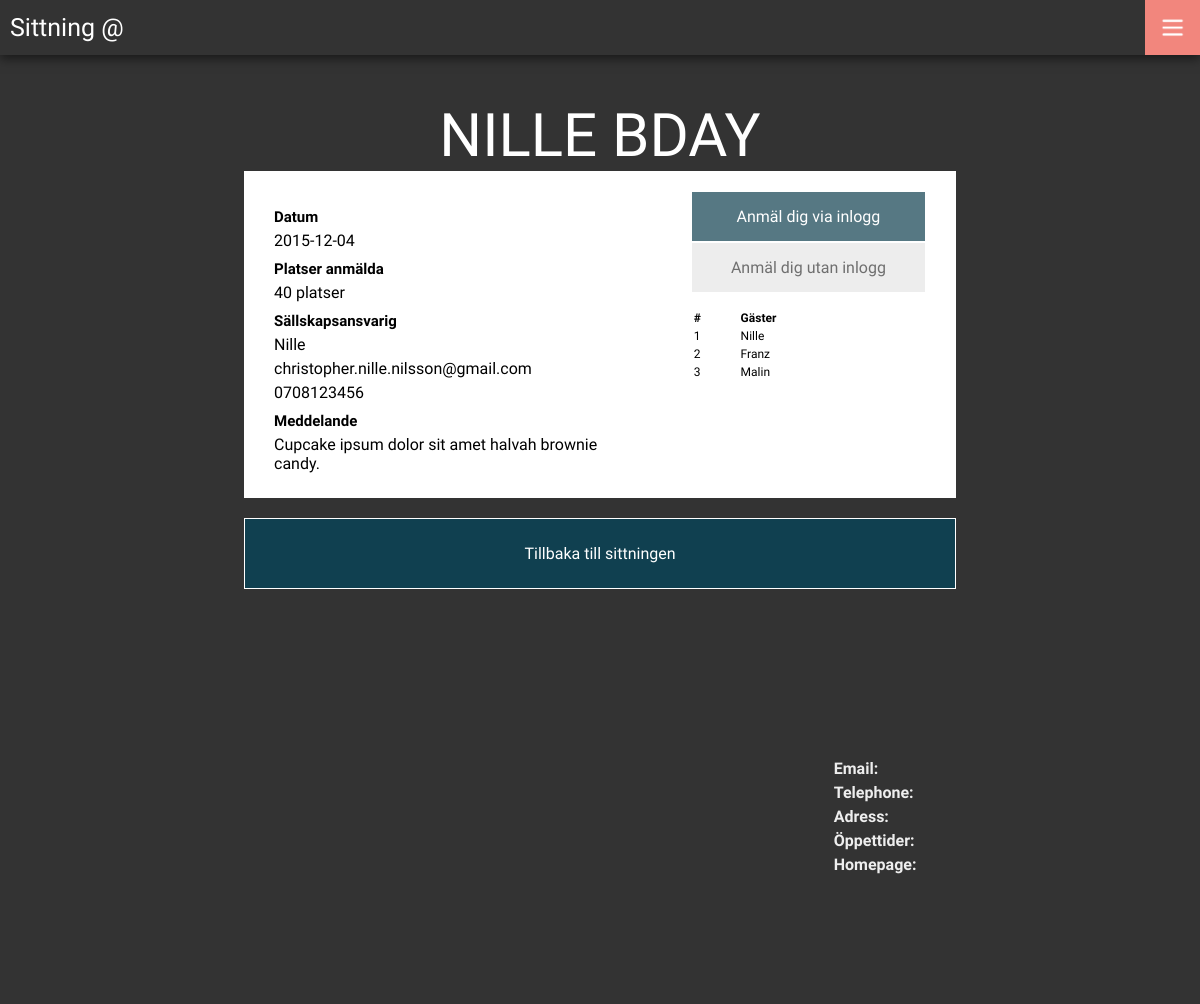
Screenshot of /party.php?partyKey=aoeu with the database file from the repository.
### tables this page shows
create table party (
	id  			integer auto_increment,
	name    		varchar(30),
	partyType		varchar(20),
	sittId			integer NOT NULL,
	interest    	integer,
	message     	text,
	urlkey			varchar(10) NOT NULL,
	active			tinyint(1) DEFAULT 1,
	primary key(id),
	foreign key(partyType) references partytype(partyType) ON UPDATE CASCADE,
	foreign key(sittId) references sitting(id)
);

create table sitting (
	id 				    integer auto_increment,
	sittDate		   	date not null,
	appetiser   		varchar(50),
	main       			varchar(50),
	desert	    		varchar(50),
	active				tinyint(1) DEFAULT 1,
	resName				varchar(30),
  spotsTaken     integer DEFAULT 0,
  open          tinyint(1) DEFAULT 1,
	primary key(id),
	foreign key(resName) references restaurant(name) ON UPDATE CASCADE
);

create table partyparticipant (
    partyId		    	integer,
    participantId		integer,
    participantPayed   	varchar(30),
    primary key (partyId,participantId),
    foreign key (partyId) references party(id),
    foreign key (participantId) references participant(id),
    foreign key (participantPayed) references paystatus(status)
);

create table participant (
    id              integer auto_increment,
    name            varchar(30),
    other           varchar(50),
    loginaccount    integer NULL,
    active          tinyint(1) DEFAULT 1,
    primary key (id),
    foreign key (loginaccount) references loginaccount(id)
);

### database/dbHandler.php (called while the page is built, shortened)
<?php
	require_once 'database.php';
	require_once 'dataConverter.php';
	class DatabaseHandler extends DataConverter {
		private $db;
		public function __construct() {
			$this->db = new Database(DB_SERVER, DB_USERNAME, DB_PASSWORD, DB_DATABASE);
		}
		public function connect(){
			$this->db->openConnection();
		}
		public function disconnect(){
			$this->db->closeConnection();
		}
		public function getSitting($sittId) {
			$sql = "SELECT * FROM sitting WHERE id=?";
			$result = $this->db->executeQuery($sql, array($sittId));
			return $this->createSittingObject($result[0]);
		}
		public function getPartyFromKey($partyKey) {
			$sql = "SELECT * FROM party WHERE urlkey=? and active=1";
			$result = $this->db->executeQuery($sql, array($partyKey));
			return $this->createPartyObject($result[0]);
		}
		public function getCreator($partyId) {
			$sql = "SELECT p.id, p.name, p.email, p.telephone FROM partycreator as pc JOIN participantlogin as p ON p.id=pc.participantId WHERE pc.partyId=?";
			$result = $this->db->executeQuery($sql, array($partyId));
			return $result[0];
		}
		public function getPartyParticipant($partyId) {
			$sql = "SELECT p.id, p.name, pp.participantPayed FROM partyparticipant as pp JOIN participant as p ON p.id=pp.participantId WHERE pp.partyId=?";
			$result = $this->db->executeQuery($sql, array($partyId));
			return $this->createGuestList($result);
		}
		public function isParticipating($partyId, $participantId) {
			$sql = "SELECT * FROM partyparticipant WHERE partyId=? AND participantId=?";
			$result = $this->db->executeQuery($sql, array($partyId, $participantId));
			return count($result) == 1;
		}
	}
?>

### database/database.php (called while the page is built, shortened)
<?php
class Database {
  private $host;
  private $userName;
  private $password;
  private $database;
  private $conn;
  public function __construct($host, $userName, $password, $database) {
    $this->host = $host;
    $this->userName = $userName;
    $this->password = $password;
    $this->database = $database;
  }
  public function openConnection() {
    try {
      $this->conn = new PDO("mysql:host=$this->host;dbname=$this->database",
        $this->userName,  $this->password,
        array(PDO::MYSQL_ATTR_INIT_COMMAND => "SET NAMES utf8"));
      $this->conn->setAttribute(PDO::ATTR_ERRMODE, PDO::ERRMODE_EXCEPTION);
    } catch (PDOException $e) {
      $error = "Connection error: " . $e->getMessage();
      print $error . "<p>";
      unset($this->conn);
      return false;
    }
    return true;
  }
  public function closeConnection() {
    $this->conn = null;
  }
  public function isConnected() {
    return isset($this->conn);
  }
  public function executeQuery($query, $param = null) {
    try {
      $stmt = $this->conn->prepare($query);
      $stmt->execute($param);
      $result = $stmt->fetchAll();
    } catch (PDOException $e) {
      $error = "*** Internal error: " . $e->getMessage() . "<p>" . $query;
      die($error);
    }
    return $result;
  }
}
?>

### database/dataConverter.php (called while the page is built, shortened)
<?php
class DataConverter{
	 function createSittingObject($arr){
		$s = (object)[
			'id' => $arr[0],
			'date' => $arr[1],
			'appetiser' => $arr[2],
			'main' => $arr[3],
			'desert' => $arr[4],
			'prelDay' => $arr[5],
			'payDay' => $arr[6],
			'spotsTaken' => $arr[7],
			'open' => $arr[8]
		];
		return $s;
	}
	 function createPartyObject($arr){
		return (object) [
			'id' => $arr[0],
			'name' => $arr[1],
			'type' => $arr[2],
			'sittId' => $arr[3],
			'interest' => $arr[4],
			'message' => $arr[5],
			'key' => $arr[6],
			'interestOnly' => ($arr[5] == 0 && $arr[6] == 0)
		];
	}
	 function createGuestObject($arr){
		$g = (object)[
			'id' => $arr[0],
			'name' => $arr[1],
			'payed' => $arr[2]
		];
		return $g;
	}
	function createGuestList($arr){
		$guests = array();
		foreach ($arr as $key => $g) {
			$guest = $this->createGuestObject($g);
			$guests[] = $guest;
		}
		return $guests;
	}
}
?>

### loginCheck.php (called while the page is built, shortened)
<?php
	require_once 'database/dbHandler.php';
	require_once 'link.php';
	$loggedIn = false;
?>

### link.php (called while the page is built, shortened)
<?php
    $nation = $_GET['nation'];
	if($_SERVER['HTTP_HOST'] == "www.lundasittning.se"){
    	$siteURL = "http://$_SERVER[SERVER_NAME]";
    	$nationURL = "http://$_SERVER[SERVER_NAME]/$nation";
	} else {
	    $nationURL = "http://$_SERVER[SERVER_NAME]:8000/sittning/$nation";
	}
?>

### party.php (the view, shortened to what this page needs)
<?php
	require_once 'header.php';
	$key = $_GET['partyKey'];
 	$dbHandler = new DatabaseHandler();
	$party = $dbHandler->getPartyFromKey($key);
	$id = $party->id;
	$isParticipating = $dbHandler->isParticipating($id, $user[0]);
	$sitting = $dbHandler->getSitting($party->sittId);
	$partyUsers = $dbHandler->getPartyParticipant($id);
	$creator = $dbHandler->getCreator($id);
 ?>
<link rel="stylesheet" type="text/css" href="../../css/main.css" />
<div class="content">
	<div class="title"><?php echo $party->name; ?></div>
	<div class="party-content">
		<div class="left side">
            <h4>Datum</h4>
            <p><?php echo $sitting->date; ?></p>
            <h4>Platser anmälda</h4>
            <p><?php echo $party->interest; ?> platser</p>
            <h4>Sällskapsansvarig</h4>
            <p><?php echo  $creator[1];?></p>
            <p><?php echo  $creator[2];?></p>
            <p><?php echo  $creator[3];?></p>
            <h4>Meddelande</h4>
            <p><?php echo $party->message; ?></p>
		</div>
		<div class="right side">
			<?php if(!$isParticipating) : ?>
				<?php if($loggedIn) : ?>
					<a class="btn primary" href="<?php echo $nationURL; ?>/partybooking/<?php echo $id; ?>/0">
						<span>Anmäl dig</span>
					</a>
				<?php else : ?>
					<a class="btn primary" href="<?php echo $nationURL; ?>/facebook-login/fbconfig.php">
						<span>Anmäl dig via inlogg</span>
					</a>
					<a class="btn"  href="<?php echo $nationURL; ?>/partybooking/<?php echo $id; ?>/1">
						<span>Anmäl dig utan inlogg</span>
					</a>
				<?php endif; ?>
            <?php else : ?>
                <span class="btn primary" style="cursor: default;">
                    Du är redan anmäld
                </span>
			<?php endif; ?>
			<table>
				<tr>
					<th>#</th>
					<th>Gäster</th>
				</tr>
				<?php
                $i = 1;
                foreach ($partyUsers as $key => $g) {
                    ?>
                    <tr>
                        <td><?php echo $i; ?></td>
                        <td><?php echo $g->name; ?></td>
                    </tr>
                    <?php
                    $i++;
                }
				?>
			</table>
		</div>
	</div>
    <a href="<?php echo $nationURL; ?>/sittning/<?php echo $party->sittId; ?>" class="button primary">Tillbaka till sittningen</a>
</div>
<?php include 'footer.php'; ?>

### css/main.css (style rules this page uses)
table { text-align: left; width: 100%; }
body { margin: 0; padding: 0; font-family: 'Josefin Sans', sans-serif; font-weight: 400; background-color: #333; background-size: cover; background-position: 50% 50%; background-repeat: no-repeat; background-attachment: fixed; min-height: 100vw; min-height: 100vh; }
body .content { margin-top: 100px; max-width: 712px; width: 90%; margin-left: auto; margin-right: auto; padding-bottom: 50px; min-height: 400px; }
body .content .title, body .content h2 { width: 90%; margin: 0 auto; text-align: center; font-size: 60px; color: white; font-weight: 100; }
body .content .button { display: block; background-color: white; padding: 25px; margin: 15px 0px; text-align: center; opacity: 1; -webkit-transition: all 0.3s ease-in-out; -moz-transition: all 0.3s ease-in-out; -o-transition: all 0.3s ease-in-out; transition: all 0.3s ease-in-out; border: 1px solid white; cursor: pointer; text-decoration: none; color: #333; }
body .content .btn { padding: 15px; background-color: #e6e6e6; color: #333; outline: none; text-decoration: none; display: block; text-align: center; opacity: 0.7; -webkit-transition: all 0.3s ease-in-out; -moz-transition: all 0.3s ease-in-out; -o-transition: all 0.3s ease-in-out; transition: all 0.3s ease-in-out; border: 1px solid white; cursor: pointer; }
body .content .primary { background-color: #104050; color: white; }
body .party-content { position: relative; display: block; background-color: white; width: 100%; min-height: 200px; padding: 15px 25px; box-sizing: border-box; display: table; margin-bottom: 20px; }
body .party-content .side { position: relative; display: table-cell; padding: 5px; }
body .party-content .side.left h4 { font-size: 15px; display: block; margin: 0; margin-top: 10px; }
body .party-content .side.left p { margin: 5px 0; max-width: 325px; }
body .party-content .side.right table { margin-top: 15px; font-size: 12px; }

### rows the page displays
party: name "NILLE BDAY", interest "40", message "Cupcake ipsum dolor sit amet halvah brownie candy."
sitting: sittDate "2015-12-04"
partyparticipant: participantId.name "Nille"
partyparticipant: participantId.name "Franz"
partyparticipant: participantId.name "Malin"

### other values shown
$creator[1] "Nille"
$creator[2] "christopher.nille.nilsson@gmail.com"
$creator[3] "0708123456"
